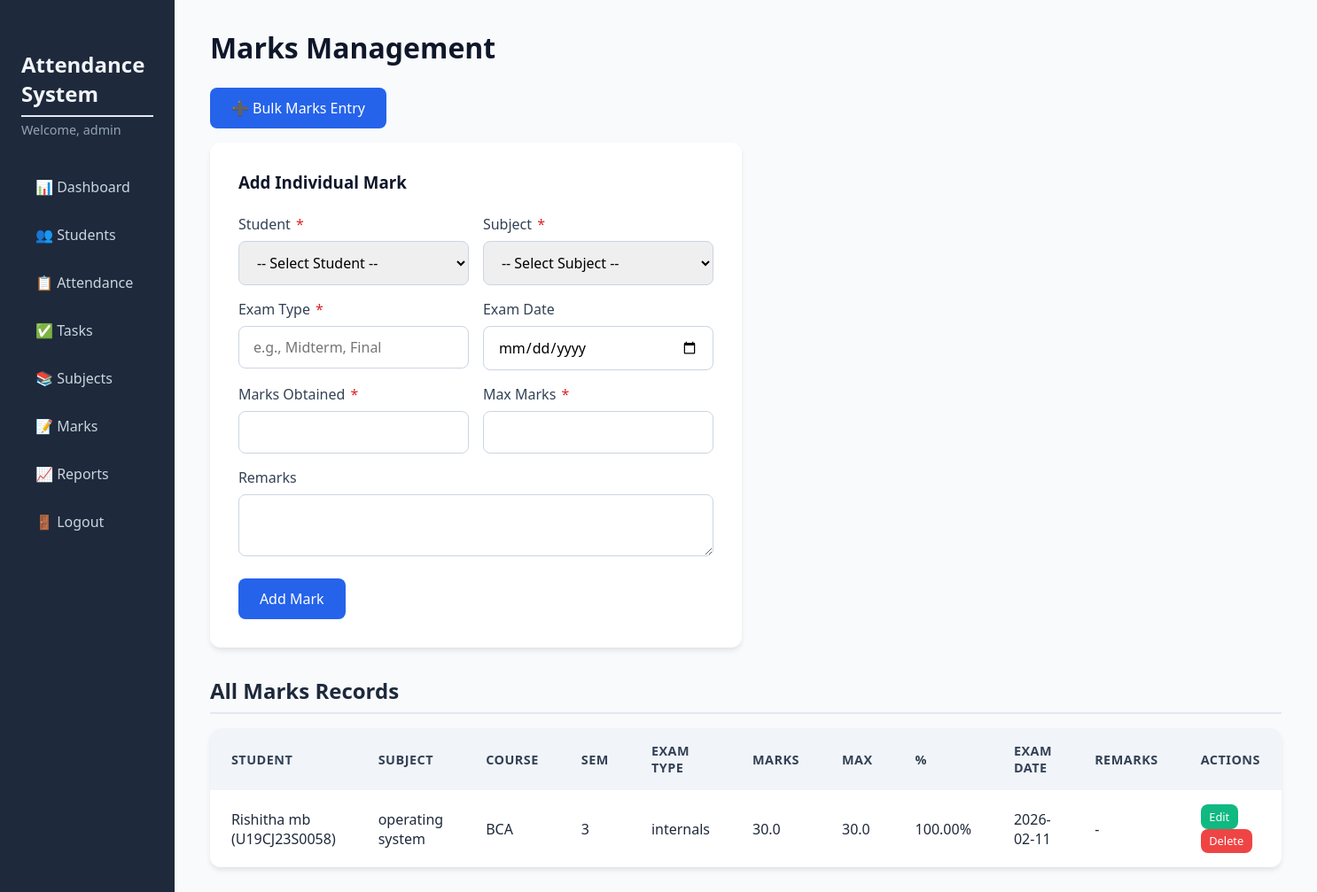
The app's page /marks (signed in) with its own data.
### tables this page shows
CREATE TABLE marks (
                id INTEGER PRIMARY KEY AUTOINCREMENT,
                student_id INTEGER NOT NULL,
                subject_id INTEGER NOT NULL,
                exam_type TEXT NOT NULL,
                marks_obtained REAL NOT NULL,
                max_marks REAL NOT NULL,
                exam_date TEXT,
                remarks TEXT,
                FOREIGN KEY (student_id) REFERENCES students (id) ON DELETE CASCADE,
                FOREIGN KEY (subject_id) REFERENCES subjects (id) ON DELETE CASCADE
            );

CREATE TABLE students (
                id INTEGER PRIMARY KEY AUTOINCREMENT,
                usn TEXT UNIQUE NOT NULL,
                name TEXT NOT NULL,
                email TEXT UNIQUE NOT NULL,
                phone TEXT,
                class TEXT NOT NULL,
                department TEXT NOT NULL,
                parent_name TEXT,
                parent_phone TEXT,
                parent_email TEXT
            );

CREATE TABLE subjects (
                id INTEGER PRIMARY KEY AUTOINCREMENT,
                name TEXT NOT NULL,
                course TEXT,
                semester INTEGER,
                description TEXT
            );

### app.py (the view, shortened to what this page needs)
@app.route('/marks', methods=['GET', 'POST'])
@login_required
def marks():
    db = get_db()
    query = '''
        SELECT m.*, s.name as student_name, s.usn, sub.name as subject_name,
               sub.course, sub.semester
        FROM marks m
        JOIN students s ON m.student_id = s.id
        JOIN subjects sub ON m.subject_id = sub.id
        ORDER BY sub.course, sub.semester, m.exam_date DESC, m.id DESC
    '''
    marks_list = db.execute(query).fetchall()
    students = db.execute("SELECT id, usn, name FROM students ORDER BY name").fetchall()
    subjects = db.execute("SELECT id, name, course, semester FROM subjects ORDER BY course, semester, name").fetchall()
    return render_template('marks.html',
                           marks=marks_list,
                           students=students,
                           subjects=subjects)

### app.py (called while the page is built)
def get_db():
    db = getattr(g, '_database', None)
    if db is None:
        db = g._database = sqlite3.connect(DATABASE)
        db.row_factory = sqlite3.Row
    return db

@app.teardown_appcontext
def close_connection(exception):
    db = getattr(g, '_database', None)
    if db is not None:
        db.close()

def login_required(f):
    @wraps(f)
    def decorated_function(*args, **kwargs):
        if 'admin_id' not in session:
            flash('Please log in to access this page.', 'warning')
            return redirect(url_for('login'))
        return f(*args, **kwargs)
    return decorated_function

### templates/marks.html (shortened to what this page needs)
{% extends "base.html" %}
{% block content %}
<h1>Marks Management</h1>
<div class="form-actions" style="margin-bottom: 1rem;">
    <a href="{{ url_for('bulk_marks') }}" class="btn btn-primary">➕ Bulk Marks Entry</a>
</div>
<div class="form-card">
    <h3>Add Individual Mark</h3>
    <form method="POST" action="{{ url_for('marks') }}">
        <div class="form-row">
            <div class="form-group half">
                <label for="student_id">Student <span class="required">*</span></label>
                <select id="student_id" name="student_id" required>
                    <option value="">-- Select Student --</option>
                </select>
            </div>
            <div class="form-group half">
                <label for="subject_id">Subject <span class="required">*</span></label>
                <select id="subject_id" name="subject_id" required>
                    <option value="">-- Select Subject --</option>
                </select>
            </div>
        </div>
        <div class="form-row">
            <div class="form-group half">
                <label for="exam_type">Exam Type <span class="required">*</span></label>
                <input type="text" id="exam_type" name="exam_type" required placeholder="e.g., Midterm, Final">
            </div>
            <div class="form-group half">
                <label for="exam_date">Exam Date</label>
                <input type="date" id="exam_date" name="exam_date">
            </div>
        </div>
        <div class="form-row">
            <div class="form-group half">
                <label for="marks_obtained">Marks Obtained <span class="required">*</span></label>
                <input type="number" step="0.01" id="marks_obtained" name="marks_obtained" required>
            </div>
            <div class="form-group half">
                <label for="max_marks">Max Marks <span class="required">*</span></label>
                <input type="number" step="0.01" id="max_marks" name="max_marks" required>
            </div>
        </div>
        <div class="form-group">
            <label for="remarks">Remarks</label>
            <textarea id="remarks" name="remarks" rows="2"></textarea>
        </div>
        <button type="submit" class="btn btn-primary">Add Mark</button>
    </form>
</div>
<h2>All Marks Records</h2>
<div class="table-responsive">
    <table class="table">
        <thead>
            <tr>
                <th>Student</th>
                <th>Subject</th>
                <th>Course</th>
                <th>Sem</th>
                <th>Exam Type</th>
                <th>Marks</th>
                <th>Max</th>
                <th>%</th>
                <th>Exam Date</th>
                <th>Remarks</th>
                <th>Actions</th>
            </tr>
        </thead>
        <tbody>
            {% for mark in marks %}
            <tr>
                <td>{{ mark.student_name }} ({{ mark.usn }})</td>
                <td>{{ mark.subject_name }}</td>
                <td>{{ mark.course }}</td>
                <td>{{ mark.semester }}</td>
                <td>{{ mark.exam_type }}</td>
                <td>{{ mark.marks_obtained }}</td>
                <td>{{ mark.max_marks }}</td>
                <td>
                    {% if mark.max_marks > 0 %}
                    {{ "%.2f"|format(mark.marks_obtained / mark.max_marks * 100) }}%
                    {% else %}
                    -
                    {% endif %}
                </td>
                <td>{{ mark.exam_date or '-' }}</td>
                <td>{{ mark.remarks or '-' }}</td>
                <td>
                    <button class="btn btn-sm btn-edit"
                        onclick='openEditMarkModal({{ mark.id }}, {{ mark.student_id }}, {{ mark.subject_id }}, {{ mark.exam_type|tojson }}, {{ mark.marks_obtained }}, {{ mark.max_marks }}, {{ mark.exam_date|tojson }}, {{ mark.remarks|tojson }})'>
                        Edit
                    </button>
                    <form method="POST" action="{{ url_for('delete_mark', id=mark.id) }}" style="display:inline;"
                        onsubmit="return confirm('Delete this mark record?');">
                        <button type="submit" class="btn btn-sm btn-delete">Delete</button>
                    </form>
                </td>
            </tr>
            {% else %}
            <tr>
                <td colspan="11">No marks found.</td>
            </tr>
            {% endfor %}
        </tbody>
    </table>
</div>
{% endblock %}

### static/css/style.css (style rules this page uses)
* { margin: 0; padding: 0; box-sizing: border-box; font-family: 'Segoe UI', Tahoma, Geneva, Verdana, sans-serif; }
body { background: #f4f7fc; }
h1 { font-size: 2rem; margin-bottom: 1.5rem; color: #0f172a; font-weight: 600; }
h2 { font-size: 1.5rem; margin: 2rem 0 1rem; color: #1e293b; border-bottom: 2px solid #e2e8f0; padding-bottom: 0.5rem; }
.table { width: 100%; background: white; border-radius: 12px; overflow: hidden; box-shadow: 0 4px 6px -1px rgba(0,0,0,0.1); border-collapse: collapse; }
.table thead { background: #f1f5f9; }
.table th { text-align: left; padding: 1rem 1.5rem; font-weight: 600; color: #334155; font-size: 0.9rem; text-transform: uppercase; letter-spacing: 0.5px; }
.table td { padding: 1rem 1.5rem; border-bottom: 1px solid #e2e8f0; color: #1e293b; }
.table tbody tr:last-child td { border-bottom: none; }
.form-card { background: white; padding: 2rem; border-radius: 12px; box-shadow: 0 4px 6px -1px rgba(0,0,0,0.1); margin-bottom: 2rem; max-width: 600px; }
.form-card h3 { margin-bottom: 1.5rem; color: #0f172a; }
.form-group { margin-bottom: 1.25rem; }
.form-group label { display: block; margin-bottom: 0.5rem; font-weight: 500; color: #334155; }
.form-group input, .form-group select, .form-group textarea { width: 100%; padding: 0.75rem 1rem; border: 1px solid #cbd5e1; border-radius: 8px; font-size: 1rem; transition: border 0.2s, box-shadow 0.2s; }
.btn { display: inline-block; padding: 0.75rem 1.5rem; border: none; border-radius: 8px; font-size: 1rem; font-weight: 500; cursor: pointer; transition: background 0.2s, transform 0.1s; text-decoration: none; }
.btn-primary { background: #2563eb; color: white; }
.btn-delete { background: #ef4444; color: white; padding: 0.4rem 0.8rem; font-size: 0.85rem; }
.btn-edit { background: #10b981; color: white; padding: 0.4rem 0.8rem; font-size: 0.85rem; margin-right: 0.3rem; }
.btn-sm { padding: 0.3rem 0.6rem; font-size: 0.8rem; }
.required { color: #dc2626; margin-left: 2px; }
.form-row { display: flex; gap: 1rem; margin-bottom: 1rem; }
.form-row .form-group { flex: 1; margin-bottom: 0; }
.form-actions { display: flex; gap: 1rem; margin-top: 1.5rem; align-items: center; }
.table td, .table th { text-align: left; vertical-align: middle; }
.table td { vertical-align: middle; }

### records on screen
marks: student_name "Rishitha mb", usn "U19CJ23S0058", subject_name "operating system", course "BCA", semester "3", exam_type "internals", marks_obtained "30.0", max_marks "30.0", mark.marks_obtained/mark.max_marks*100 "100.00", exam_date "2026-02-11", remarks "-"

### other values on screen
{{ session.admin_username }} "admin"
